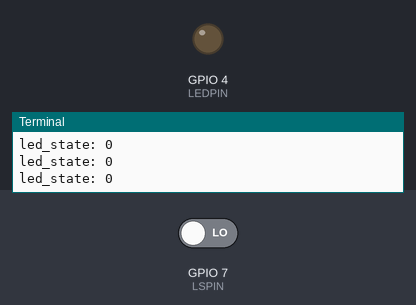
This program was run on a simulated Raspberry Pi (BCM pin numbers). Parts: output pins drawn as LEDs (lit = HIGH), the last lines printed to the terminal. Dashed ring = blinking. The test bench sets the inputs (shaded band); at power-on: GPIO 7 (LSPIN) LOW.

Above: at 1.2 s.
1.3 s: GPIO 7 (LSPIN) driven HIGH
At 1.5 s:
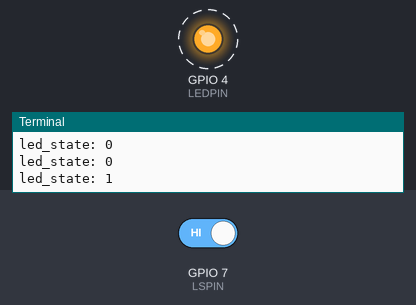
4.3 s: GPIO 7 (LSPIN) driven LOW
At 4.3 s:
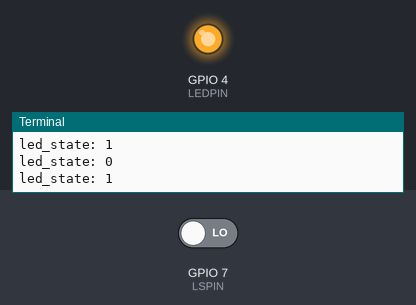
Timing chart, 0 to 7.3 s (numbered marks = the images above; inputs shaded):
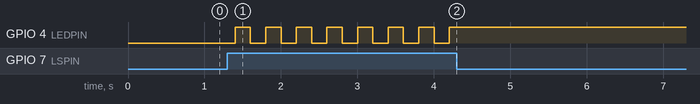

The program:

limitswitch.py
```python
# coding: utf-8
#
# FaBo Brick Sample
#
# brick_analog_limitswitch
#

import RPi.GPIO as GPIO
import time

LEDPIN = 4
LSPIN = 7   #LimitSwitch pin

led_state = 0

GPIO.setwarnings(False)
GPIO.setmode( GPIO.BCM )
GPIO.setup( LEDPIN, GPIO.OUT )
GPIO.setup( LSPIN, GPIO.IN)

while True:
    if( GPIO.input( LSPIN ) ):
         led_state = 1 - led_state
    GPIO.output( LEDPIN, led_state )
    print "led_state: %d " % led_state
    time.sleep(0.2)
```

Measured:
- after the input at 1.3 s, GPIO 4 (LEDPIN): alternates HIGH for 0.20 s and LOW for 0.20 s, starting after 0.10 s
- after the input at 4.3 s, GPIO 4 (LEDPIN): stops changing and stays HIGH
